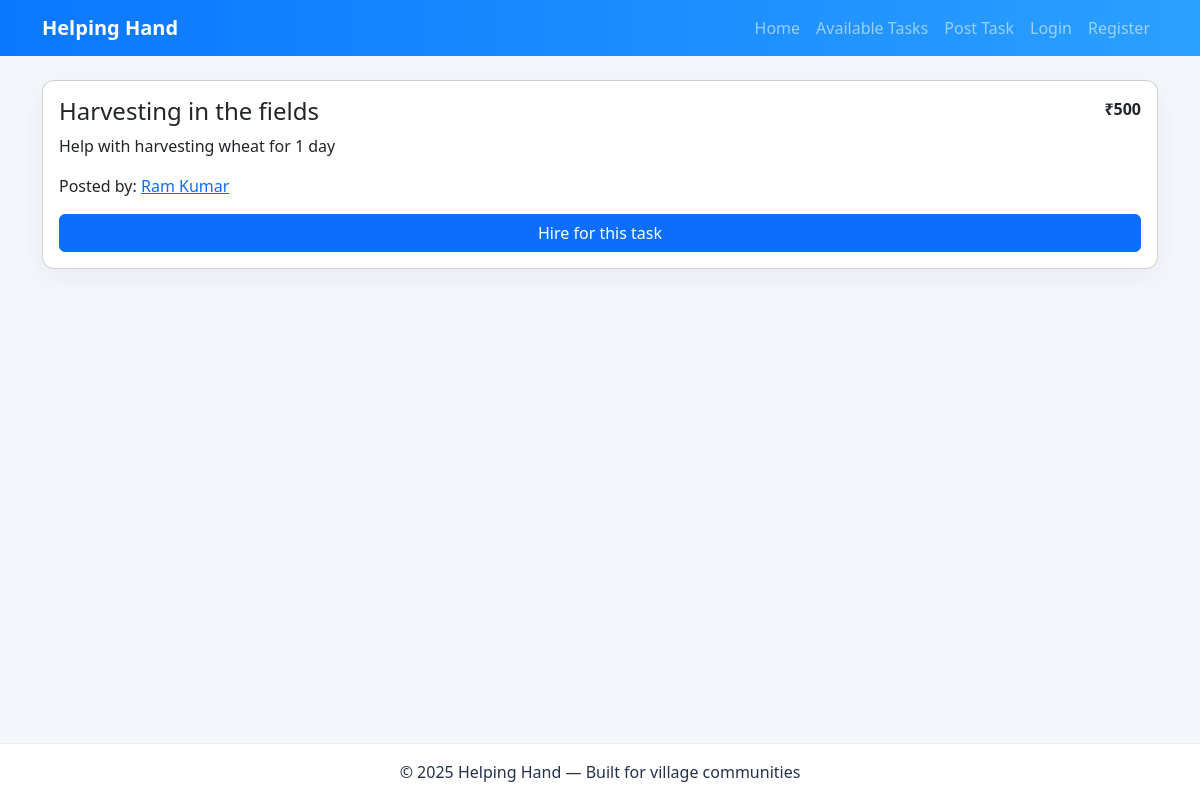
/task/1, run on the app's committed database.
### tables this page shows
CREATE TABLE tasks (
    id INTEGER PRIMARY KEY AUTOINCREMENT,
    title TEXT NOT NULL,
    description TEXT,
    budget TEXT,
    user_id INTEGER,
    status TEXT DEFAULT 'open',
    created_at TEXT,
    FOREIGN KEY (user_id) REFERENCES users(id) ON DELETE SET NULL
);

CREATE TABLE users (
    id INTEGER PRIMARY KEY AUTOINCREMENT,
    name TEXT NOT NULL,
    email TEXT UNIQUE NOT NULL,
    password TEXT NOT NULL,
    skills TEXT,
    role TEXT DEFAULT 'worker',
    rating REAL DEFAULT 5,
    created_at TEXT
);

### app.py (the view)
@app.route('/task/<int:task_id>')
def task_detail(task_id):
    task = query_db('SELECT t.*, u.name as poster_name, u.skills FROM tasks t LEFT JOIN users u ON t.user_id = u.id WHERE t.id = ?', (task_id,), one=True)
    return render_template('task_detail.html', task=task)

### app.py (called while the page is built)
def get_db():
    db = getattr(g, '_database', None)
    if db is None:
        db = g._database = sqlite3.connect(DATABASE)
        db.row_factory = sqlite3.Row
    return db

@app.teardown_appcontext
def close_connection(exception):
    db = getattr(g, '_database', None)
    if db is not None:
        db.close()

def query_db(query, args=(), one=False):
    cur = get_db().execute(query, args)
    rv = cur.fetchall()
    cur.close()
    return (rv[0] if rv else None) if one else rv

### templates/task_detail.html
{% extends "base.html" %}
{% block content %}
<div class="card p-3">
  <div class="d-flex justify-content-between">
    <h4>{{ task['title'] }}</h4>
    <div class="fw-bold">₹{{ task['budget'] }}</div>
  </div>
  <p>{{ task['description'] }}</p>
  <p>Posted by: <a href="{{ url_for('profile', user_id=task['user_id']) }}">{{ task['poster_name'] or 'Unknown' }}</a></p>
  <a class="btn btn-primary" href="{{ url_for('hire', task_id=task['id']) }}">Hire for this task</a>
</div>
{% endblock %}

### static/styles.css (style rules this page uses)
:root { --primary:#0b77ff;--primary-dark:#0759cc;--muted:#6c757d;--radius:12px; }
body { background:#f4f7fb;font-family:system-ui,Segoe UI,Roboto,Arial;color:#24324a;margin-bottom:60px; }
.card { border-radius:var(--radius);box-shadow:0 8px 30px rgba(36,50,74,0.06); }

### data on the page
tasks: title "Harvesting in the fields", budget "500", description "Help with harvesting wheat for 1 day"
users: name "Ram Kumar"

### other printed values
{{ 2025 }} "2025"
